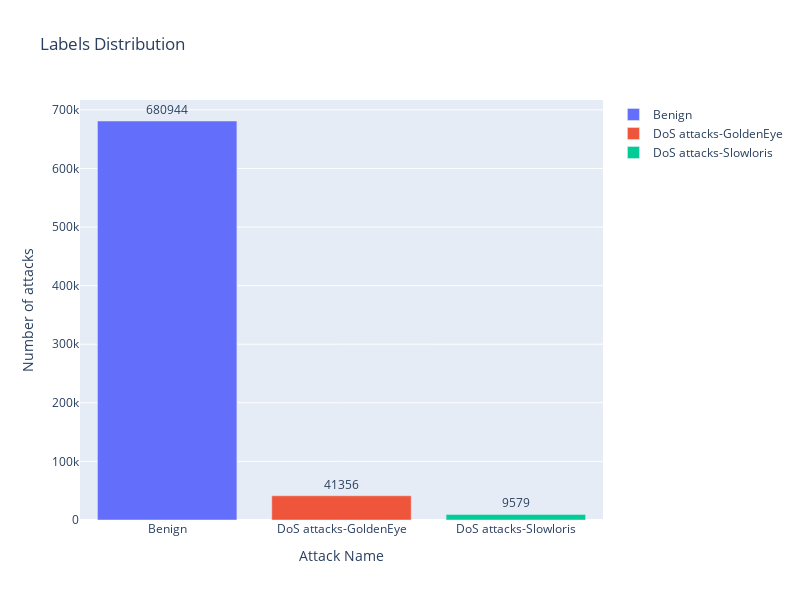

Notebook code cell kept with this figure:
### Code cell
showAttackDistribution(withoutDuplicates[LABEL])

### Figure 1 — Plotly figure (JSON) as saved in the notebook; plotly's stock layout.template omitted (floating-point values rounded to 4 significant figures)
{"data": [{"name": "Benign", "orientation": "v", "text": "680944", "textposition": "outside", "type": "bar", "x": ["Benign"], "y": [680944]}, {"name": "DoS attacks-GoldenEye", "orientation": "v", "text": "41356", "textposition": "outside", "type": "bar", "x": ["DoS attacks-GoldenEye"], "y": [41356]}, {"name": "DoS attacks-Slowloris", "orientation": "v", "text": "9579", "textposition": "outside", "type": "bar", "x": ["DoS attacks-Slowloris"], "y": [9579]}], "layout": {"height": 600, "title": {"text": "Labels Distribution"}, "width": 800, "xaxis": {"title": {"text": "Attack Name"}}, "yaxis": {"title": {"text": "Number of attacks"}}}}
